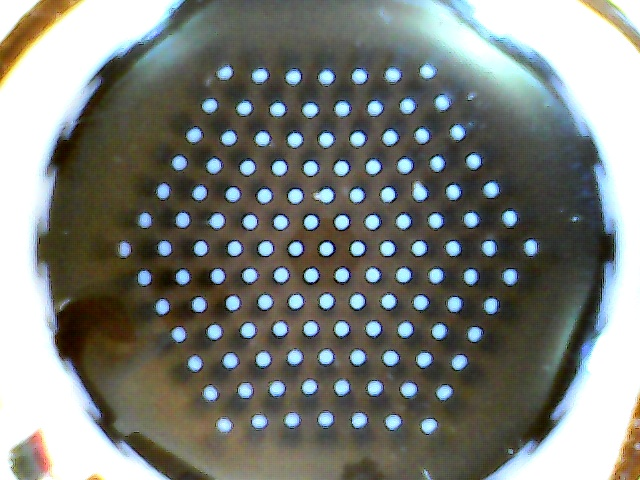
#> input picture raw.jpg, 640 x 480 px
$ python -i image_transforms.py   (imports and definitions only)
#> lines starting #> are read from the running program, lines starting #| are printed output that depends on the picture
from __future__ import division, print_function, unicode_literals

import numpy as np
import scipy
import cv2
from scipy import ndimage
from skimage.util import random_noise


def process_image(
    image,
    gray=True,
    bbox=None,
    dims=None,
    stdiz=False,
    normlz=False,
    thresh=None,
    circle_mask_radius=None,
    **kwargs
):
    ''' Process raw image (e.g., before applying to neural network).
    During data collection this function processes the raw image before saving.
    '''
    if gray and len(image.shape) == 3 and image.shape[2] == 3:
        # Convert to gray scale
        image = cv2.cvtColor(image, cv2.COLOR_BGR2GRAY)
        # Add channel axis
        image = image[..., np.newaxis]

    if bbox is not None:
        # Crop to specified bounding box
        x0, y0, x1, y1 = bbox
        image = image[y0:y1, x0:x1]

    if dims is not None:
        if isinstance(dims, list):
            dims = tuple(dims)

        # Resize to specified dims
        image = cv2.resize(image, dims, interpolation=cv2.INTER_AREA)

        # Add channel axis
        if len(image.shape) < 3:
            image = image[..., np.newaxis]

    if thresh is not None:
        # Use adaptive thresholding to create binary image
        image = threshold_image(image, thresh)
        image = image[..., np.newaxis]

    if circle_mask_radius is not None:
        # Apply mask
        # needs to be after thresh
        image = apply_circle_mask(image, circle_mask_radius)

    if stdiz:
        # Convert to float and standardise on a per frame basis
        # position of this is important
        image = per_image_standardisation(image.astype(np.float32))

    if normlz:
        # Convert to float and standardise on a per frame basis
        # position of this is important
        image = image.astype(np.float32) / 255.0

    return image


# [65 lines left out: functions augment_image, threshold_image, apply_circle_mask, random_image_brightness, not called in this run]


def random_image_noise(image, noise_var):
    new_image = (random_noise(image,  var=noise_var) * 255).astype(np.uint8)
    return new_image


# [103 lines left out: functions per_image_standardisation, random_shift_image, random_zoom_image, apply_affine_transform, transform_matrix_offset_center, camera_loop, not called in this run]

>>> import cv2
>>> picture = cv2.imread('../../../../../raw.jpg')
#> picture is the input picture: shape (480, 640, 3); mean B, G, R 122.4, 127.5, 123.7
>>> result = process_image(picture)
#> in process_image, `image = cv2.cvtColor(image, cv2.COLOR_BGR2GRAY)`:
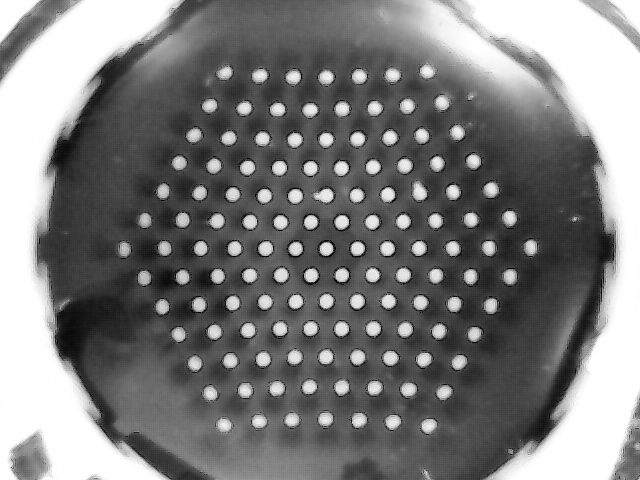
#> image: shape (480, 640); min 0, max 255, mean 125.8
